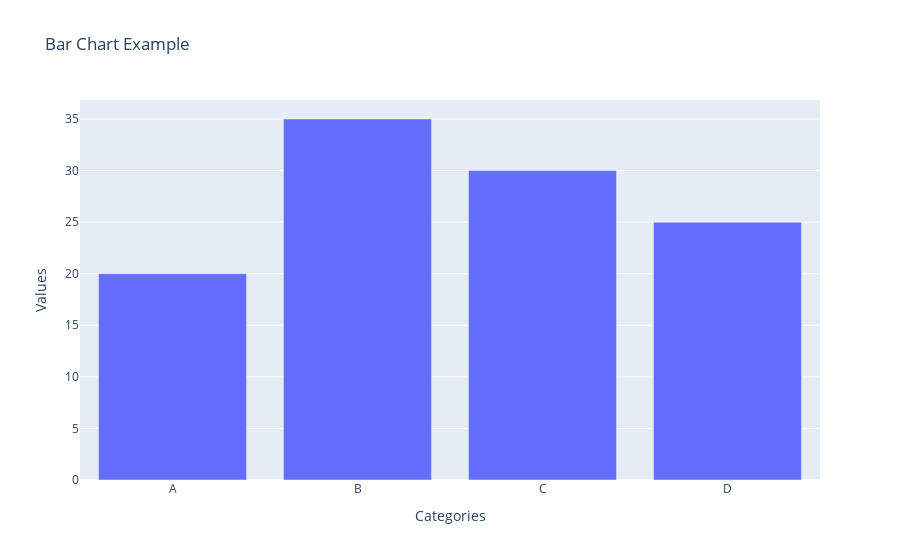

Source (notebook cell):
### Markdown cell above
### plotly

### Code cell
# Create the plot
fig = go.Figure(data=go.Bar(x=categories, y=values))

# Set labels and title
fig.update_layout(title='Bar Chart Example', xaxis_title='Categories', yaxis_title='Values')

# Display the plot
fig.show()

### Figure 1 — Plotly figure (JSON) as saved in the notebook; plotly's stock layout.template omitted (floating-point values rounded to 4 significant figures)
{"data": [{"type": "bar", "x": ["A", "B", "C", "D"], "y": [20, 35, 30, 25]}], "layout": {"title": {"text": "Bar Chart Example"}, "xaxis": {"title": {"text": "Categories"}}, "yaxis": {"title": {"text": "Values"}}}}
